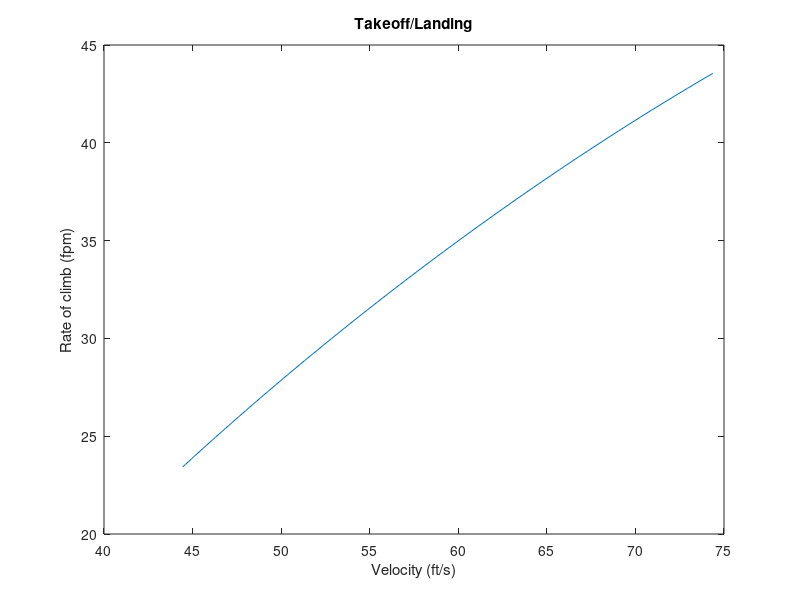

The MATLAB script that drew this image: (Note: this script raises an error after producing the figure.)
clc
clear all
close all
Tav = 21000*3;
W = 84366.76;
rho = 0.002378*32.174;
S = 797.5934;
CL = [.5:0.01:1.4];
CD0 = 0.0474;
A = 3;
e = 0.8;
% Tav = 0.75*Tav;
RC = sqrt(2.*W./(rho.*S)).*( (Tav/W).*(CL).^(-0.5) - ((CD0+ (CL.^2./(pi*e*A)))./CL.^(1.5)));
max(RC)
% RC = RC.*60;
V = sqrt(2*W./(rho.*CL*S));
plot(V,RC)
ylabel('Rate of climb (fpm)')
xlabel('Velocity (ft/s)')
title('Takeoff/Landing')
%% ========================= SERVICE CEILING =========================== %%
CD0 = 0.0214;
h = 40:1:75;
[a,b,sigma,d] = AltTable(h,'h');
CL = [0.01:0.01:2];
V = sqrt(2*W./(rho.*CL*S));
TSL = 21000*3;
K = 0.21;
for i = 1:length(h)
rho1 = rho*sigma(i);
T = TSL.*sigma(i).*(1+K.*(V./(d(i).*1116.2)));
CD = CD0+1./(pi*e*A).*CL.^2;
Treq = 0.5.*rho1.*(V.^2).*S.*CD;
% Treq = (CD0+ (CL.^2./(pi.*e.*A))).*1481.3.*a(i).*(V./(d(i).*1116.2)).^2*S;
% Treq = (CD0+ (CL.^2./(pi.*e.*A))).*1481.3.*(V./(d(i).*1116.2)).^2*S;
% Wod = CL.*1481.3.*(V./(d(i).*1116.2)).^2*S;
% RC = sqrt(2.*W./(rho1.*S)).*( (Tav/W).*(CL).^-0.5 - ((CD0+ (CL.^2./(pi*e*A)))./CL.^(1.5)));
RC = ((T-Treq).*V)./W;

% RC = RC.*60;
RCmax(i) = max(RC);
end
figure(2)
hold on
plot(RCmax,h)




xlabel('Rate of climb (fpm)','Fontname','Times New Roman')
ylabel('Altitude (kft)','Fontname','Times New Roman')
title('Service Ceiling','Fontname','Times New Roman')
% axis([0 180 0 35])
plot([100 100], ylim)
hold on
y = spline(RCmax,h,100);
plot(xlim,[y y])
str = 'Service Ceiling (kft) = %0.2f';
text(105,55,sprintf(str,y))
    
% rc_sc = 100*ones(1,length(RC_vec));
% [~,SC] = polyxpoly(RC_vec,h,rc_sc,h);  % Service Ceiling (kft)

% fprintf('Service Ceiling = %0.1f kft\n',SC)